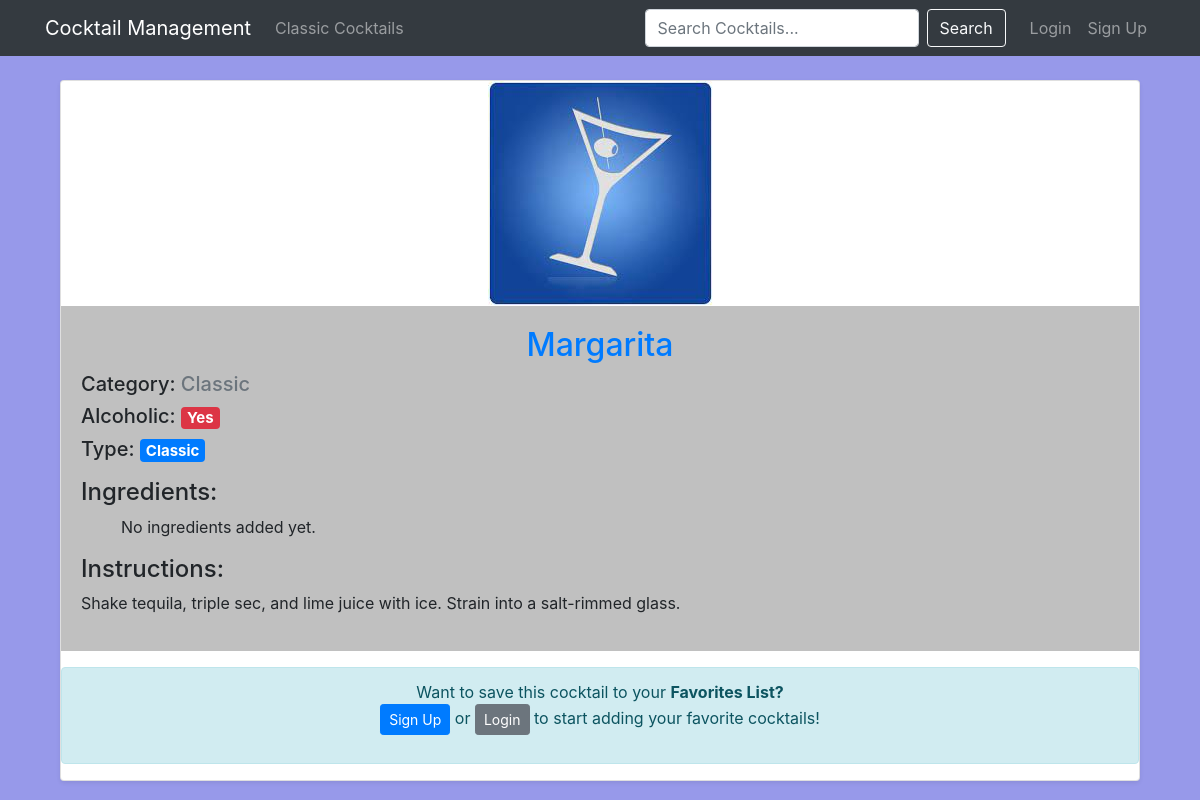
The page /cocktails/cocktails/1/ on the database as committed earlier.
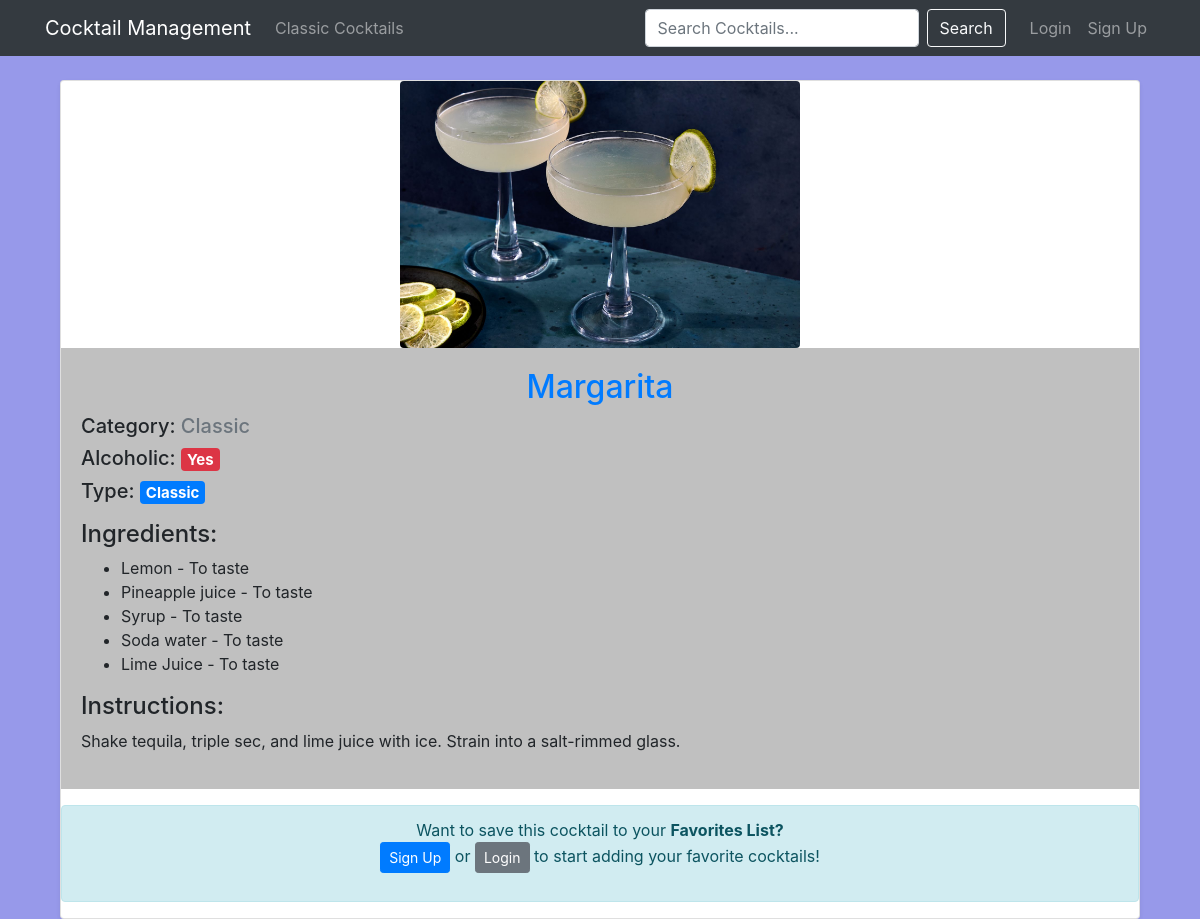
The same page on the database as committed later.
### cocktails/models.py (models this page shows, shortened)
class Cocktail(models.Model):
    name = models.CharField(max_length=100)
    original_cocktail = models.ForeignKey('self', null=True, blank=True, on_delete=models.SET_NULL)
    bartender = models.ForeignKey(User, on_delete=models.SET_NULL, null=True, blank=True)
    category = models.ForeignKey(CocktailCategory, on_delete=models.CASCADE)
    instructions = models.TextField()
    image = models.ImageField(upload_to='cocktails', blank=True, null=True)
    glass_type = models.CharField(max_length=100)
    ALCOHOLIC_STRENGTH = [
        ('None', 'None'),
        ('Light', 'Light'),
        ('Medium', 'Medium'),
        ('Strong', 'Strong'),
    ]
    alcoholic_strength = models.CharField(max_length=10, choices=ALCOHOLIC_STRENGTH, default='Medium')
    is_classic = models.BooleanField(default=False)
    @property
    def is_alcoholic(self):
        if self.alcoholic_strength == "None":
            return False
        return self.category.is_alcoholic if self.category else False

class CocktailCategory(models.Model):
    name = models.CharField(max_length=50)
    is_alcoholic = models.BooleanField(default=True)

class CocktailIngredient(models.Model):
    cocktail = models.ForeignKey(Cocktail, on_delete=models.CASCADE)
    ingredient = models.ForeignKey(Ingredient, on_delete=models.CASCADE)
    amount = models.CharField(max_length=100, default="To taste")

class Ingredient(models.Model):
    name = models.CharField(max_length=100, unique=True)
    type = models.CharField(max_length=50)
    is_spirit = models.BooleanField(default=False)
    alcohol_percentage = models.DecimalField(max_digits=5, decimal_places=2, null=True, blank=True)

### cocktails/views.py (the view)
# urls.py: path('cocktails/<int:cocktail_id>/', views.cocktail_detail, name='cocktail-detail'),
def cocktail_detail(request, cocktail_id):
    cocktail = get_object_or_404(Cocktail, id=cocktail_id)
    context = {
        "cocktail": cocktail,
    }
    return render(request, "cocktails/cocktail_detail.html", context)

### cocktails/templates/cocktails/cocktail_detail.html
{% extends 'base.html' %}
{% block content %}
<div class="container mt-4">
    <div class="card shadow-sm">
        <img src="{{ cocktail.image.url }}" class="img-fluid rounded mx-auto d-block" style="max-width: 400px; max-height: 400px; object-fit: cover;" alt="{{ cocktail.name }}">
        <div class="card-body">
            <h2 class="text-center text-primary">{{ cocktail.name }}</h2>
            <h5>Category:
                <span class="text-muted">
                    {% if cocktail.category %}
                        {{ cocktail.category.name }}
                    {% else %}
                        <em>Not Assigned</em>
                    {% endif %}
                </span>
            </h5>
            <h5>Alcoholic:
                <span class="badge {% if cocktail.is_alcoholic %}badge-danger{% else %}badge-success{% endif %}">
                    {% if cocktail.is_alcoholic %}Yes{% else %}No{% endif %}
                </span>
            </h5>
            <h5>Type:
                <span class="badge {% if cocktail.is_classic %}badge-primary{% else %}badge-warning{% endif %}">
                    {% if cocktail.is_classic %}Classic{% else %}Customized{% endif %}
                </span>
            </h5>
            <h4 class="mt-3">Ingredients:</h4>
            <ul>
                {% for ingredient_entry in cocktail.cocktailingredient_set.all %}
                    <li>{{ ingredient_entry.ingredient.name }} - {{ ingredient_entry.amount }}</li>
                {% empty %}
                    <p>No ingredients added yet.</p>
                {% endfor %}
            </ul>
            <h4>Instructions:</h4>
            <p>{{ cocktail.instructions }}</p>
        </div>
        {% if user.is_authenticated and user.groups.all|length > 0 %}
            {% for group in user.groups.all %}
                <a href="{% url 'export-cocktail-pdf' cocktail.id %}" class="btn btn-outline-danger mt-3">
                    📄 Download PDF
                </a>
                {% if group.name == "user" %}
                    <a href="{% url 'add-to-favorites' cocktail.id %}" class="btn btn-success mt-2">Add to Favorites</a>
                {% endif %}
            {% endfor %}
        {% else %}
            <div class="alert alert-info text-center mt-3">
                <p>
                    Want to save this cocktail to your <strong>Favorites List?</strong>
                    <br>
                    <a href="{% url 'register' %}?next={{ request.path }}" class="btn btn-primary btn-sm">Sign Up</a>
                    or
                    <a href="{% url 'login' %}?next={{ request.path }}" class="btn btn-secondary btn-sm">Login</a>
                    to start adding your favorite cocktails!
                </p>
            </div>
        {% endif %}
    </div>
</div>
{% endblock %}

Rows that differ between the two databases and show on the page:
changed Cocktail "Margarita": image: a different picture
added CocktailIngredient: ingredient.name "Lemon", amount "To taste"
added CocktailIngredient: ingredient.name "Pineapple juice", amount "To taste"
added CocktailIngredient: ingredient.name "Syrup", amount "To taste"
added CocktailIngredient: ingredient.name "Soda water", amount "To taste"
added CocktailIngredient: ingredient.name "Lime Juice", amount "To taste"
Other text that changed with them:
text no longer shown: "No ingredients added yet."
